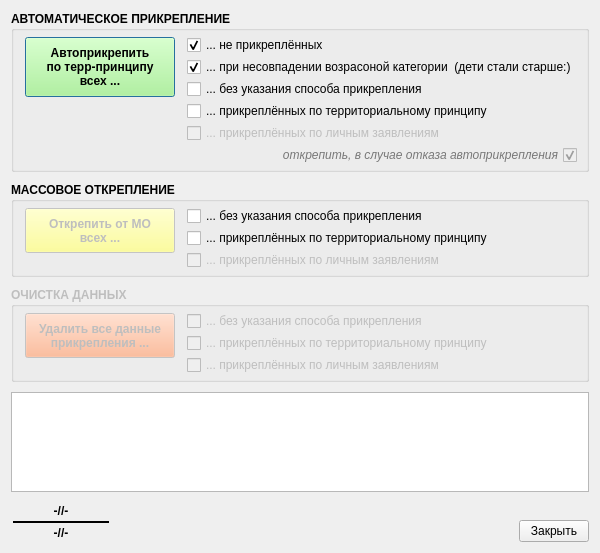
<?xml version="1.0" encoding="UTF-8"?>
<ui version="4.0">
 <class>autoassig_wnd</class>
 <widget class="QDialog" name="autoassig_wnd">
  <property name="geometry">
   <rect>
    <x>0</x>
    <y>0</y>
    <width>570</width>
    <height>514</height>
   </rect>
  </property>
  <property name="windowTitle">
   <string>Атоматическое прикрепление по терр-принципу</string>
  </property>
  <property name="windowIcon">
   <iconset resource="_inko_assig_res.qrc">
    <normaloff>:/inko_asg.bmp</normaloff>:/inko_asg.bmp</iconset>
  </property>
  <layout class="QVBoxLayout" name="verticalLayout_2" stretch="0,0,0,1,0">
   <property name="spacing">
    <number>10</number>
   </property>
   <item>
    <widget class="QGroupBox" name="groupBox_2">
     <property name="font">
      <font>
       <weight>75</weight>
       <bold>true</bold>
      </font>
     </property>
     <property name="title">
      <string>АВТОМАТИЧЕСКОЕ ПРИКРЕПЛЕНИЕ</string>
     </property>
     <layout class="QFormLayout" name="formLayout_3">
      <property name="horizontalSpacing">
       <number>10</number>
      </property>
      <property name="verticalSpacing">
       <number>10</number>
      </property>
      <property name="topMargin">
       <number>4</number>
      </property>
      <property name="bottomMargin">
       <number>4</number>
      </property>
      <item row="0" column="0">
       <layout class="QVBoxLayout" name="verticalLayout_7">
        <property name="spacing">
         <number>2</number>
        </property>
        <property name="leftMargin">
         <number>2</number>
        </property>
        <property name="topMargin">
         <number>2</number>
        </property>
        <property name="rightMargin">
         <number>2</number>
        </property>
        <property name="bottomMargin">
         <number>2</number>
        </property>
        <item>
         <widget class="QPushButton" name="bn_assig">
          <property name="minimumSize">
           <size>
            <width>150</width>
            <height>60</height>
           </size>
          </property>
          <property name="palette">
           <palette>
            <active>
             <colorrole role="Button">
              <brush brushstyle="SolidPattern">
               <color alpha="255">
                <red>170</red>
                <green>255</green>
                <blue>127</blue>
               </color>
              </brush>
             </colorrole>
            </active>
            <inactive>
             <colorrole role="Button">
              <brush brushstyle="SolidPattern">
               <color alpha="255">
                <red>170</red>
                <green>255</green>
                <blue>127</blue>
               </color>
              </brush>
             </colorrole>
            </inactive>
            <disabled>
             <colorrole role="Button">
              <brush brushstyle="SolidPattern">
               <color alpha="255">
                <red>170</red>
                <green>255</green>
                <blue>127</blue>
               </color>
              </brush>
             </colorrole>
            </disabled>
           </palette>
          </property>
          <property name="text">
           <string>Автоприкрепить 
по терр-принципу
всех ...</string>
          </property>
         </widget>
        </item>
        <item>
         <spacer name="verticalSpacer_8">
          <property name="orientation">
           <enum>Qt::Vertical</enum>
          </property>
          <property name="sizeHint" stdset="0">
           <size>
            <width>5</width>
            <height>5</height>
           </size>
          </property>
         </spacer>
        </item>
       </layout>
      </item>
      <item row="0" column="1">
       <layout class="QVBoxLayout" name="verticalLayout_9">
        <property name="spacing">
         <number>2</number>
        </property>
        <item>
         <widget class="QCheckBox" name="ch_assig_1">
          <property name="font">
           <font>
            <weight>50</weight>
            <bold>false</bold>
           </font>
          </property>
          <property name="text">
           <string>... не прикреплённых</string>
          </property>
          <property name="checked">
           <bool>true</bool>
          </property>
         </widget>
        </item>
        <item>
         <widget class="QCheckBox" name="ch_assig4age">
          <property name="font">
           <font>
            <weight>50</weight>
            <bold>false</bold>
           </font>
          </property>
          <property name="text">
           <string>... при несовпадении возрасоной категории  (дети стали старше:)</string>
          </property>
          <property name="checked">
           <bool>true</bool>
          </property>
         </widget>
        </item>
        <item>
         <widget class="QCheckBox" name="ch_assig_2">
          <property name="font">
           <font>
            <weight>50</weight>
            <bold>false</bold>
           </font>
          </property>
          <property name="text">
           <string>... без указания способа прикрепления</string>
          </property>
         </widget>
        </item>
        <item>
         <widget class="QCheckBox" name="ch_assig_3">
          <property name="font">
           <font>
            <weight>50</weight>
            <bold>false</bold>
           </font>
          </property>
          <property name="text">
           <string>... прикреплённых по территориальному принципу</string>
          </property>
         </widget>
        </item>
        <item>
         <widget class="QCheckBox" name="ch_assig_4">
          <property name="enabled">
           <bool>false</bool>
          </property>
          <property name="font">
           <font>
            <weight>50</weight>
            <bold>false</bold>
           </font>
          </property>
          <property name="text">
           <string>... прикреплённых по личным заявлениям</string>
          </property>
         </widget>
        </item>
        <item>
         <widget class="QCheckBox" name="ch_unsig_if_fail">
          <property name="enabled">
           <bool>false</bool>
          </property>
          <property name="palette">
           <palette>
            <active>
             <colorrole role="WindowText">
              <brush brushstyle="SolidPattern">
               <color alpha="255">
                <red>0</red>
                <green>0</green>
                <blue>255</blue>
               </color>
              </brush>
             </colorrole>
            </active>
            <inactive>
             <colorrole role="WindowText">
              <brush brushstyle="SolidPattern">
               <color alpha="255">
                <red>0</red>
                <green>0</green>
                <blue>255</blue>
               </color>
              </brush>
             </colorrole>
            </inactive>
            <disabled>
             <colorrole role="WindowText">
              <brush brushstyle="SolidPattern">
               <color alpha="255">
                <red>120</red>
                <green>120</green>
                <blue>120</blue>
               </color>
              </brush>
             </colorrole>
            </disabled>
           </palette>
          </property>
          <property name="font">
           <font>
            <weight>50</weight>
            <italic>true</italic>
            <bold>false</bold>
           </font>
          </property>
          <property name="layoutDirection">
           <enum>Qt::RightToLeft</enum>
          </property>
          <property name="text">
           <string>открепить, в случае отказа автоприкрепления</string>
          </property>
          <property name="checked">
           <bool>true</bool>
          </property>
         </widget>
        </item>
       </layout>
      </item>
     </layout>
    </widget>
   </item>
   <item>
    <widget class="QGroupBox" name="groupBox">
     <property name="font">
      <font>
       <weight>75</weight>
       <bold>true</bold>
      </font>
     </property>
     <property name="title">
      <string>МАССОВОЕ ОТКРЕПЛЕНИЕ</string>
     </property>
     <layout class="QFormLayout" name="formLayout_2">
      <property name="fieldGrowthPolicy">
       <enum>QFormLayout::AllNonFixedFieldsGrow</enum>
      </property>
      <property name="horizontalSpacing">
       <number>10</number>
      </property>
      <property name="verticalSpacing">
       <number>10</number>
      </property>
      <property name="topMargin">
       <number>4</number>
      </property>
      <property name="bottomMargin">
       <number>4</number>
      </property>
      <item row="0" column="0">
       <layout class="QVBoxLayout" name="verticalLayout_4">
        <property name="spacing">
         <number>2</number>
        </property>
        <property name="leftMargin">
         <number>2</number>
        </property>
        <property name="topMargin">
         <number>2</number>
        </property>
        <property name="rightMargin">
         <number>2</number>
        </property>
        <property name="bottomMargin">
         <number>2</number>
        </property>
        <item>
         <widget class="QPushButton" name="bn_unsig">
          <property name="enabled">
           <bool>false</bool>
          </property>
          <property name="minimumSize">
           <size>
            <width>150</width>
            <height>45</height>
           </size>
          </property>
          <property name="palette">
           <palette>
            <active>
             <colorrole role="Button">
              <brush brushstyle="SolidPattern">
               <color alpha="255">
                <red>255</red>
                <green>255</green>
                <blue>127</blue>
               </color>
              </brush>
             </colorrole>
            </active>
            <inactive>
             <colorrole role="Button">
              <brush brushstyle="SolidPattern">
               <color alpha="255">
                <red>255</red>
                <green>255</green>
                <blue>127</blue>
               </color>
              </brush>
             </colorrole>
            </inactive>
            <disabled>
             <colorrole role="Button">
              <brush brushstyle="SolidPattern">
               <color alpha="255">
                <red>255</red>
                <green>255</green>
                <blue>127</blue>
               </color>
              </brush>
             </colorrole>
            </disabled>
           </palette>
          </property>
          <property name="text">
           <string>Открепить от МО 
всех ...</string>
          </property>
         </widget>
        </item>
        <item>
         <spacer name="verticalSpacer_4">
          <property name="orientation">
           <enum>Qt::Vertical</enum>
          </property>
          <property name="sizeHint" stdset="0">
           <size>
            <width>5</width>
            <height>5</height>
           </size>
          </property>
         </spacer>
        </item>
       </layout>
      </item>
      <item row="0" column="1">
       <layout class="QVBoxLayout" name="verticalLayout">
        <property name="spacing">
         <number>2</number>
        </property>
        <item>
         <widget class="QCheckBox" name="ch_unsig_1">
          <property name="font">
           <font>
            <weight>50</weight>
            <bold>false</bold>
           </font>
          </property>
          <property name="text">
           <string>... без указания способа прикрепления</string>
          </property>
          <property name="checked">
           <bool>false</bool>
          </property>
         </widget>
        </item>
        <item>
         <widget class="QCheckBox" name="ch_unsig_2">
          <property name="font">
           <font>
            <weight>50</weight>
            <bold>false</bold>
           </font>
          </property>
          <property name="text">
           <string>... прикреплённых по территориальному принципу</string>
          </property>
         </widget>
        </item>
        <item>
         <widget class="QCheckBox" name="ch_unsig_3">
          <property name="enabled">
           <bool>false</bool>
          </property>
          <property name="font">
           <font>
            <weight>50</weight>
            <bold>false</bold>
           </font>
          </property>
          <property name="text">
           <string>... прикреплённых по личным заявлениям</string>
          </property>
         </widget>
        </item>
       </layout>
      </item>
     </layout>
    </widget>
   </item>
   <item>
    <widget class="QGroupBox" name="groupBox_3">
     <property name="enabled">
      <bool>false</bool>
     </property>
     <property name="font">
      <font>
       <weight>75</weight>
       <bold>true</bold>
      </font>
     </property>
     <property name="title">
      <string>ОЧИСТКА ДАННЫХ</string>
     </property>
     <layout class="QFormLayout" name="formLayout_4">
      <property name="fieldGrowthPolicy">
       <enum>QFormLayout::AllNonFixedFieldsGrow</enum>
      </property>
      <property name="horizontalSpacing">
       <number>10</number>
      </property>
      <property name="verticalSpacing">
       <number>10</number>
      </property>
      <property name="topMargin">
       <number>4</number>
      </property>
      <property name="bottomMargin">
       <number>4</number>
      </property>
      <item row="0" column="0">
       <layout class="QVBoxLayout" name="verticalLayout_12">
        <property name="spacing">
         <number>2</number>
        </property>
        <property name="leftMargin">
         <number>2</number>
        </property>
        <property name="topMargin">
         <number>2</number>
        </property>
        <property name="rightMargin">
         <number>2</number>
        </property>
        <property name="bottomMargin">
         <number>2</number>
        </property>
        <item>
         <widget class="QPushButton" name="bn_clear_data">
          <property name="enabled">
           <bool>false</bool>
          </property>
          <property name="minimumSize">
           <size>
            <width>150</width>
            <height>45</height>
           </size>
          </property>
          <property name="palette">
           <palette>
            <active>
             <colorrole role="Button">
              <brush brushstyle="SolidPattern">
               <color alpha="255">
                <red>255</red>
                <green>170</green>
                <blue>127</blue>
               </color>
              </brush>
             </colorrole>
            </active>
            <inactive>
             <colorrole role="Button">
              <brush brushstyle="SolidPattern">
               <color alpha="255">
                <red>255</red>
                <green>170</green>
                <blue>127</blue>
               </color>
              </brush>
             </colorrole>
            </inactive>
            <disabled>
             <colorrole role="Button">
              <brush brushstyle="SolidPattern">
               <color alpha="255">
                <red>255</red>
                <green>170</green>
                <blue>127</blue>
               </color>
              </brush>
             </colorrole>
            </disabled>
           </palette>
          </property>
          <property name="text">
           <string>Удалить все данные 
прикрепления ...</string>
          </property>
         </widget>
        </item>
        <item>
         <spacer name="verticalSpacer_14">
          <property name="orientation">
           <enum>Qt::Vertical</enum>
          </property>
          <property name="sizeHint" stdset="0">
           <size>
            <width>5</width>
            <height>5</height>
           </size>
          </property>
         </spacer>
        </item>
       </layout>
      </item>
      <item row="0" column="1">
       <layout class="QVBoxLayout" name="verticalLayout_13">
        <property name="spacing">
         <number>2</number>
        </property>
        <item>
         <widget class="QCheckBox" name="ch_clear_data_1">
          <property name="enabled">
           <bool>false</bool>
          </property>
          <property name="font">
           <font>
            <weight>50</weight>
            <bold>false</bold>
           </font>
          </property>
          <property name="text">
           <string>... без указания способа прикрепления</string>
          </property>
         </widget>
        </item>
        <item>
         <widget class="QCheckBox" name="ch_clear_data_2">
          <property name="enabled">
           <bool>false</bool>
          </property>
          <property name="font">
           <font>
            <weight>50</weight>
            <bold>false</bold>
           </font>
          </property>
          <property name="text">
           <string>... прикреплённых по территориальному принципу</string>
          </property>
         </widget>
        </item>
        <item>
         <widget class="QCheckBox" name="ch_clear_data_3">
          <property name="enabled">
           <bool>false</bool>
          </property>
          <property name="font">
           <font>
            <weight>50</weight>
            <bold>false</bold>
           </font>
          </property>
          <property name="text">
           <string>... прикреплённых по личным заявлениям</string>
          </property>
         </widget>
        </item>
       </layout>
      </item>
     </layout>
    </widget>
   </item>
   <item>
    <widget class="QPlainTextEdit" name="te_log">
     <property name="minimumSize">
      <size>
       <width>0</width>
       <height>100</height>
      </size>
     </property>
    </widget>
   </item>
   <item>
    <layout class="QHBoxLayout" name="horizontalLayout">
     <item>
      <widget class="QFrame" name="frame_2">
       <property name="minimumSize">
        <size>
         <width>100</width>
         <height>0</height>
        </size>
       </property>
       <property name="frameShape">
        <enum>QFrame::NoFrame</enum>
       </property>
       <property name="frameShadow">
        <enum>QFrame::Plain</enum>
       </property>
       <layout class="QVBoxLayout" name="verticalLayout_5">
        <property name="spacing">
         <number>2</number>
        </property>
        <property name="leftMargin">
         <number>2</number>
        </property>
        <property name="topMargin">
         <number>2</number>
        </property>
        <property name="rightMargin">
         <number>2</number>
        </property>
        <property name="bottomMargin">
         <number>2</number>
        </property>
        <item>
         <widget class="QLabel" name="lab_cnt">
          <property name="font">
           <font>
            <pointsize>9</pointsize>
            <weight>75</weight>
            <bold>true</bold>
           </font>
          </property>
          <property name="text">
           <string>-//-</string>
          </property>
          <property name="alignment">
           <set>Qt::AlignCenter</set>
          </property>
         </widget>
        </item>
        <item>
         <widget class="Line" name="line">
          <property name="minimumSize">
           <size>
            <width>0</width>
            <height>4</height>
           </size>
          </property>
          <property name="font">
           <font>
            <pointsize>1</pointsize>
           </font>
          </property>
          <property name="frameShadow">
           <enum>QFrame::Plain</enum>
          </property>
          <property name="lineWidth">
           <number>2</number>
          </property>
          <property name="orientation">
           <enum>Qt::Horizontal</enum>
          </property>
         </widget>
        </item>
        <item>
         <widget class="QLabel" name="lab_cnt_2">
          <property name="font">
           <font>
            <weight>75</weight>
            <bold>true</bold>
           </font>
          </property>
          <property name="text">
           <string>-//-</string>
          </property>
          <property name="alignment">
           <set>Qt::AlignCenter</set>
          </property>
         </widget>
        </item>
       </layout>
      </widget>
     </item>
     <item>
      <spacer name="horizontalSpacer_2">
       <property name="orientation">
        <enum>Qt::Horizontal</enum>
       </property>
       <property name="sizeHint" stdset="0">
        <size>
         <width>40</width>
         <height>20</height>
        </size>
       </property>
      </spacer>
     </item>
     <item>
      <spacer name="horizontalSpacer">
       <property name="orientation">
        <enum>Qt::Horizontal</enum>
       </property>
       <property name="sizeHint" stdset="0">
        <size>
         <width>40</width>
         <height>20</height>
        </size>
       </property>
      </spacer>
     </item>
     <item>
      <layout class="QVBoxLayout" name="verticalLayout_3">
       <property name="spacing">
        <number>0</number>
       </property>
       <property name="leftMargin">
        <number>0</number>
       </property>
       <property name="topMargin">
        <number>0</number>
       </property>
       <property name="rightMargin">
        <number>0</number>
       </property>
       <property name="bottomMargin">
        <number>0</number>
       </property>
       <item>
        <spacer name="verticalSpacer_2">
         <property name="orientation">
          <enum>Qt::Vertical</enum>
         </property>
         <property name="sizeHint" stdset="0">
          <size>
           <width>5</width>
           <height>5</height>
          </size>
         </property>
        </spacer>
       </item>
       <item>
        <widget class="QPushButton" name="bn_cansel">
         <property name="minimumSize">
          <size>
           <width>70</width>
           <height>0</height>
          </size>
         </property>
         <property name="maximumSize">
          <size>
           <width>70</width>
           <height>16777215</height>
          </size>
         </property>
         <property name="text">
          <string>Закрыть</string>
         </property>
        </widget>
       </item>
      </layout>
     </item>
    </layout>
   </item>
  </layout>
 </widget>
 <resources>
  <include location="_inko_assig_res.qrc"/>
 </resources>
 <connections/>
</ui>
